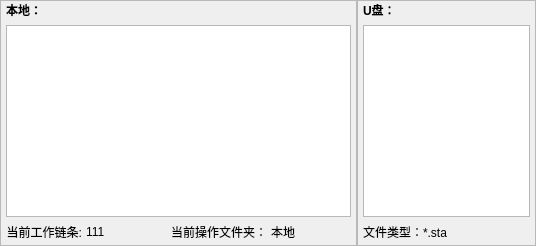
     <widget class="QWidget" name="page_3">
      <layout class="QHBoxLayout" name="horizontalLayout_3" stretch="2,1">
       <property name="spacing">
        <number>0</number>
       </property>
       <property name="leftMargin">
        <number>0</number>
       </property>
       <property name="topMargin">
        <number>0</number>
       </property>
       <property name="rightMargin">
        <number>0</number>
       </property>
       <property name="bottomMargin">
        <number>0</number>
       </property>
       <item>
        <widget class="QFrame" name="frame">
         <property name="frameShape">
          <enum>QFrame::StyledPanel</enum>
         </property>
         <property name="frameShadow">
          <enum>QFrame::Raised</enum>
         </property>
         <layout class="QGridLayout" name="gridLayout_7" rowstretch="0,0,0">
          <property name="leftMargin">
           <number>5</number>
          </property>
          <property name="topMargin">
           <number>0</number>
          </property>
          <property name="rightMargin">
           <number>5</number>
          </property>
          <property name="bottomMargin">
           <number>4</number>
          </property>
          <item row="1" column="0">
           <widget class="QTableWidget" name="m_tabChainManage">
            <property name="styleSheet">
             <string notr="true">QTableWidget:focus     
{            
border:5px solid yellow;  
}</string>
            </property>
            <attribute name="horizontalHeaderStretchLastSection">
             <bool>true</bool>
            </attribute>
            <attribute name="verticalHeaderVisible">
             <bool>false</bool>
            </attribute>
           </widget>
          </item>
          <item row="2" column="0">
           <layout class="QHBoxLayout" name="horizontalLayout_2">
            <property name="spacing">
             <number>4</number>
            </property>
            <item>
             <widget class="QLabel" name="label_14">
              <property name="sizePolicy">
               <sizepolicy hsizetype="Fixed" vsizetype="Preferred">
                <horstretch>0</horstretch>
                <verstretch>0</verstretch>
               </sizepolicy>
              </property>
              <property name="text">
               <string>当前工作链条:</string>
              </property>
              <property name="alignment">
               <set>Qt::AlignRight|Qt::AlignTrailing|Qt::AlignVCenter</set>
              </property>
             </widget>
            </item>
            <item>
             <widget class="QLabel" name="m_labWorkChain">
              <property name="text">
               <string>111</string>
              </property>
             </widget>
            </item>
            <item>
             <widget class="QLabel" name="label_15">
              <property name="text">
               <string>当前操作文件夹：</string>
              </property>
              <property name="alignment">
               <set>Qt::AlignRight|Qt::AlignTrailing|Qt::AlignVCenter</set>
              </property>
             </widget>
            </item>
            <item>
             <widget class="QLabel" name="m_labCurentOperForder">
              <property name="text">
               <string>本地</string>
              </property>
             </widget>
            </item>
           </layout>
          </item>
          <item row="0" column="0">
           <widget class="QLabel" name="label_2">
            <property name="font">
             <font>
              <weight>75</weight>
              <bold>true</bold>
             </font>
            </property>
            <property name="text">
             <string>本地：</string>
            </property>
           </widget>
          </item>
         </layout>
        </widget>
       </item>
       <item>
        <widget class="QFrame" name="m_frmUsb">
         <property name="frameShape">
          <enum>QFrame::StyledPanel</enum>
         </property>
         <property name="frameShadow">
          <enum>QFrame::Raised</enum>
         </property>
         <layout class="QGridLayout" name="gridLayout_5">
          <property name="leftMargin">
           <number>5</number>
          </property>
          <property name="topMargin">
           <number>0</number>
          </property>
          <property name="rightMargin">
           <number>5</number>
          </property>
          <property name="bottomMargin">
           <number>4</number>
          </property>
          <item row="0" column="0" colspan="2">
           <widget class="QLabel" name="label_12">
            <property name="font">
             <font>
              <weight>75</weight>
              <bold>true</bold>
             </font>
            </property>
            <property name="text">
             <string>U盘：</string>
            </property>
           </widget>
          </item>
          <item row="1" column="0" colspan="2">
           <widget class="QTreeView" name="m_treeFile">
            <property name="styleSheet">
             <string notr="true">QTreeView:focus     
{            
border:5px solid yellow;
}</string>
            </property>
            <attribute name="headerVisible">
             <bool>false</bool>
            </attribute>
           </widget>
          </item>
          <item row="2" column="0">
           <widget class="QLabel" name="label_13">
            <property name="font">
             <font>
              <weight>50</weight>
              <bold>false</bold>
             </font>
            </property>
            <property name="text">
             <string>文件类型：*.sta</string>
            </property>
           </widget>
          </item>
         </layout>
        </widget>
       </item>
      </layout>
     </widget>
